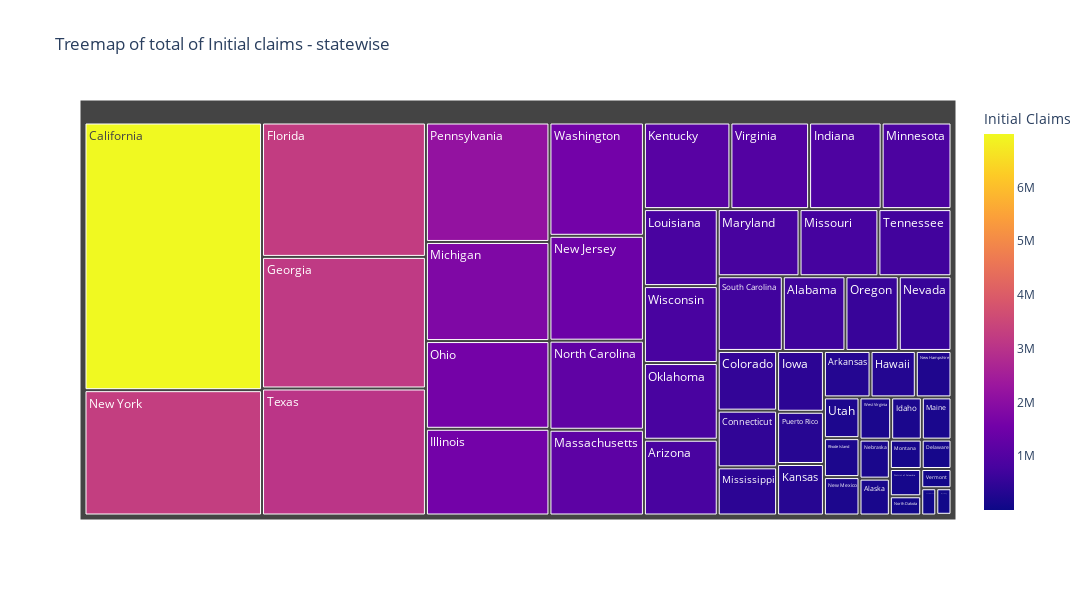
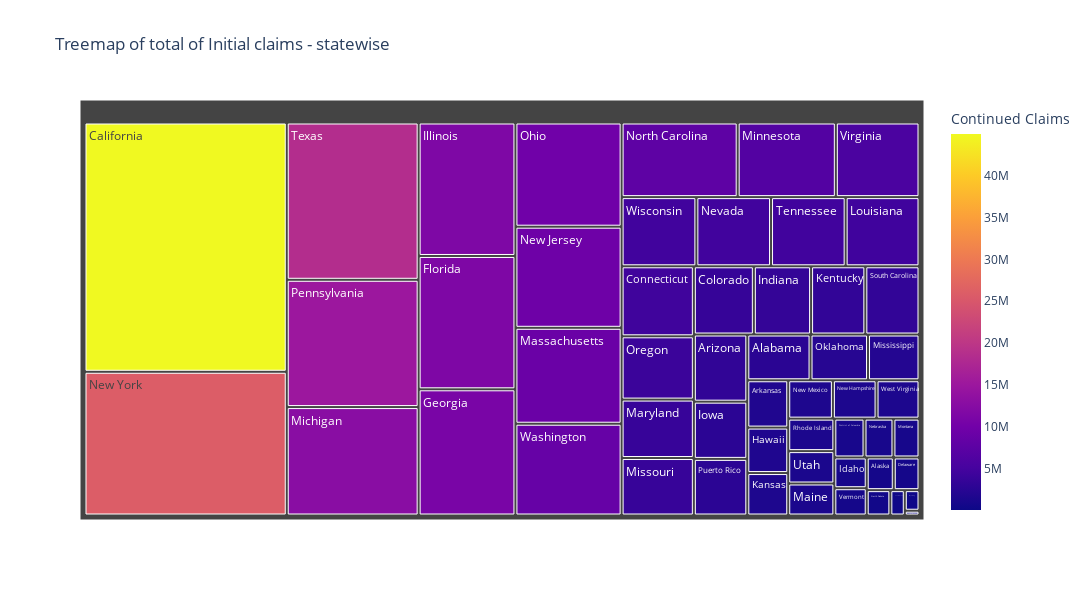
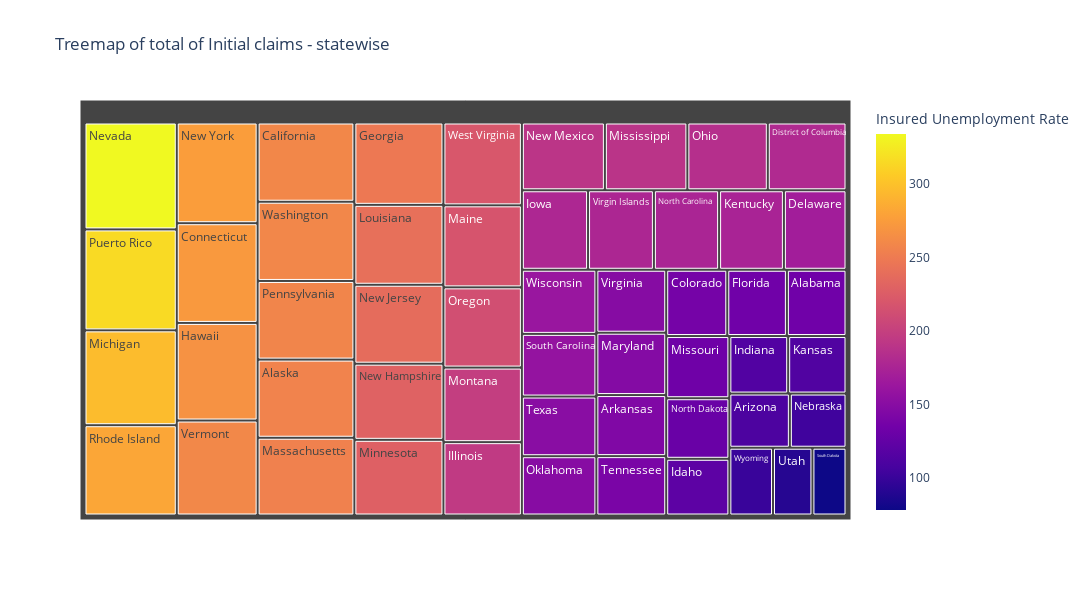

Here is the notebook cell these charts were saved with, in order:
### Code cell
fig = px.treemap(df_statewise, path=['State'], values='Initial Claims',color='Initial Claims',width=1200,height=600,title="Treemap of total of Initial claims - statewise")
fig.show()
fig = px.treemap(df_statewise, path=['State'], values='Continued Claims',color='Continued Claims',width=1200,height=600,title="Treemap of total of Initial claims - statewise")
fig.show()
fig = px.treemap(df_statewise, path=['State'], values='Insured Unemployment Rate',color='Insured Unemployment Rate',width=1200,height=600,title="Treemap of total of Initial claims - statewise")
fig.show()

### Figure 1 — Plotly figure (JSON) as saved in the notebook; plotly's stock layout.template omitted (floating-point values rounded to 4 significant figures)
{"data": [{"branchvalues": "total", "customdata": [[688465], [164535], [823016], [318591], [6990829], [521403], [494895], [128717], [125972], [3240039], [3172906], [309207], [190350], [1575789], [924015], [418675], [354565], [1101951], [836278], [184416], [807974], [1191840], [1800724], [889986], [420720], [779215], [137704], [174165], [579416], [243805], [1457442], [201167], [3273499], [1237816], [88824], [1594581], [833087], [586120], [2171080], [359783], [203993], [714965], [60351], [722054], [3061850], [213456], [85718], [1578], [1002516], [1574603], [196727], [835849], [59419]], "domain": {"x": [0, 1], "y": [0, 1]}, "hovertemplate": "labels=%{label}<br>Initial Claims=%{color}<br>parent=%{parent}<br>id=%{id}<extra></extra>", "ids": ["Alabama", "Alaska", "Arizona", "Arkansas", "California", "Colorado", "Connecticut", "Delaware", "District of Columbia", "Florida", "Georgia", "Hawaii", "Idaho", "Illinois", "Indiana", "Iowa", "Kansas", "Kentucky", "Louisiana", "Maine", "Maryland", "Massachusetts", "Michigan", "Minnesota", "Mississippi", "Missouri", "Montana", "Nebraska", "Nevada", "New Hampshire", "New Jersey", "New Mexico", "New York", "North Carolina", "North Dakota", "Ohio", "Oklahoma", "Oregon", "Pennsylvania", "Puerto Rico", "Rhode Island", "South Carolina", "South Dakota", "Tennessee", "Texas", "Utah", "Vermont", "Virgin Islands", "Virginia", "Washington", "West Virginia", "Wisconsin", "Wyoming"], "labels": ["Alabama", "Alaska", "Arizona", "Arkansas", "California", "Colorado", "Connecticut", "Delaware", "District of Columbia", "Florida", "Georgia", "Hawaii", "Idaho", "Illinois", "Indiana", "Iowa", "Kansas", "Kentucky", "Louisiana", "Maine", "Maryland", "Massachusetts", "Michigan", "Minnesota", "Mississippi", "Missouri", "Montana", "Nebraska", "Nevada", "New Hampshire", "New Jersey", "New Mexico", "New York", "North Carolina", "North Dakota", "Ohio", "Oklahoma", "Oregon", "Pennsylvania", "Puerto Rico", "Rhode Island", "South Carolina", "South Dakota", "Tennessee", "Texas", "Utah", "Vermont", "Virgin Islands", "Virginia", "Washington", "West Virginia", "Wisconsin", "Wyoming"], "marker": {"coloraxis": "coloraxis", "colors": [688465, 164535, 823016, 318591, 6990829, 521403, 494895, 128717, 125972, 3240039, 3172906, 309207, 190350, 1575789, 924015, 418675, 354565, 1101951, 836278, 184416, 807974, 1191840, 1800724, 889986, 420720, 779215, 137704, 174165, 579416, 243805, 1457442, 201167, 3273499, 1237816, 88824, 1594581, 833087, 586120, 2171080, 359783, 203993, 714965, 60351, 722054, 3061850, 213456, 85718, 1578, 1002516, 1574603, 196727, 835849, 59419]}, "name": "", "parents": ["", "", "", "", "", "", "", "", "", "", "", "", "", "", "", "", "", "", "", "", "", "", "", "", "", "", "", "", "", "", "", "", "", "", "", "", "", "", "", "", "", "", "", "", "", "", "", "", "", "", "", "", ""], "type": "treemap", "values": [688465, 164535, 823016, 318591, 6990829, 521403, 494895, 128717, 125972, 3240039, 3172906, 309207, 190350, 1575789, 924015, 418675, 354565, 1101951, 836278, 184416, 807974, 1191840, 1800724, 889986, 420720, 779215, 137704, 174165, 579416, 243805, 1457442, 201167, 3273499, 1237816, 88824, 1594581, 833087, 586120, 2171080, 359783, 203993, 714965, 60351, 722054, 3061850, 213456, 85718, 1578, 1002516, 1574603, 196727, 835849, 59419]}], "layout": {"coloraxis": {"colorbar": {"title": {"text": "Initial Claims"}}, "colorscale": [[0, "#0d0887"], [0.1111, "#46039f"], [0.2222, "#7201a8"], [0.3333, "#9c179e"], [0.4444, "#bd3786"], [0.5556, "#d8576b"], [0.6667, "#ed7953"], [0.7778, "#fb9f3a"], [0.8889, "#fdca26"], [1, "#f0f921"]]}, "height": 600, "legend": {"tracegroupgap": 0}, "title": {"text": "Treemap of total of Initial claims - statewise"}, "width": 1200}}

### Figure 2 — Plotly figure (JSON) as saved in the notebook; plotly's stock layout.template omitted (floating-point values rounded to 4 significant figures)
{"data": [{"branchvalues": "total", "customdata": [[2580144], [788568], [3200431], [1727685], [44972306], [3651846], [4512233], [750352], [1045870], [11510635], [10895609], [1660594], [888575], [11523092], [3484001], [2727633], [1549852], [3301403], [4557472], [1315530], [3765835], [9085093], [12757776], [6532991], [2100597], [3704446], [902328], [1001666], [4607897], [1493781], [9576693], [1528613], [25931411], [7725771], [534269], [9867837], [2345173], [4077699], [14977225], [2699492], [1335698], [3297356], [326732], [4604708], [18506150], [1331944], [788643], [62670], [5568059], [8691778], [1469564], [4613480], [269994]], "domain": {"x": [0, 1], "y": [0, 1]}, "hovertemplate": "labels=%{label}<br>Continued Claims=%{color}<br>parent=%{parent}<br>id=%{id}<extra></extra>", "ids": ["Alabama", "Alaska", "Arizona", "Arkansas", "California", "Colorado", "Connecticut", "Delaware", "District of Columbia", "Florida", "Georgia", "Hawaii", "Idaho", "Illinois", "Indiana", "Iowa", "Kansas", "Kentucky", "Louisiana", "Maine", "Maryland", "Massachusetts", "Michigan", "Minnesota", "Mississippi", "Missouri", "Montana", "Nebraska", "Nevada", "New Hampshire", "New Jersey", "New Mexico", "New York", "North Carolina", "North Dakota", "Ohio", "Oklahoma", "Oregon", "Pennsylvania", "Puerto Rico", "Rhode Island", "South Carolina", "South Dakota", "Tennessee", "Texas", "Utah", "Vermont", "Virgin Islands", "Virginia", "Washington", "West Virginia", "Wisconsin", "Wyoming"], "labels": ["Alabama", "Alaska", "Arizona", "Arkansas", "California", "Colorado", "Connecticut", "Delaware", "District of Columbia", "Florida", "Georgia", "Hawaii", "Idaho", "Illinois", "Indiana", "Iowa", "Kansas", "Kentucky", "Louisiana", "Maine", "Maryland", "Massachusetts", "Michigan", "Minnesota", "Mississippi", "Missouri", "Montana", "Nebraska", "Nevada", "New Hampshire", "New Jersey", "New Mexico", "New York", "North Carolina", "North Dakota", "Ohio", "Oklahoma", "Oregon", "Pennsylvania", "Puerto Rico", "Rhode Island", "South Carolina", "South Dakota", "Tennessee", "Texas", "Utah", "Vermont", "Virgin Islands", "Virginia", "Washington", "West Virginia", "Wisconsin", "Wyoming"], "marker": {"coloraxis": "coloraxis", "colors": [2580144, 788568, 3200431, 1727685, 44972306, 3651846, 4512233, 750352, 1045870, 11510635, 10895609, 1660594, 888575, 11523092, 3484001, 2727633, 1549852, 3301403, 4557472, 1315530, 3765835, 9085093, 12757776, 6532991, 2100597, 3704446, 902328, 1001666, 4607897, 1493781, 9576693, 1528613, 25931411, 7725771, 534269, 9867837, 2345173, 4077699, 14977225, 2699492, 1335698, 3297356, 326732, 4604708, 18506150, 1331944, 788643, 62670, 5568059, 8691778, 1469564, 4613480, 269994]}, "name": "", "parents": ["", "", "", "", "", "", "", "", "", "", "", "", "", "", "", "", "", "", "", "", "", "", "", "", "", "", "", "", "", "", "", "", "", "", "", "", "", "", "", "", "", "", "", "", "", "", "", "", "", "", "", "", ""], "type": "treemap", "values": [2580144, 788568, 3200431, 1727685, 44972306, 3651846, 4512233, 750352, 1045870, 11510635, 10895609, 1660594, 888575, 11523092, 3484001, 2727633, 1549852, 3301403, 4557472, 1315530, 3765835, 9085093, 12757776, 6532991, 2100597, 3704446, 902328, 1001666, 4607897, 1493781, 9576693, 1528613, 25931411, 7725771, 534269, 9867837, 2345173, 4077699, 14977225, 2699492, 1335698, 3297356, 326732, 4604708, 18506150, 1331944, 788643, 62670, 5568059, 8691778, 1469564, 4613480, 269994]}], "layout": {"coloraxis": {"colorbar": {"title": {"text": "Continued Claims"}}, "colorscale": [[0, "#0d0887"], [0.1111, "#46039f"], [0.2222, "#7201a8"], [0.3333, "#9c179e"], [0.4444, "#bd3786"], [0.5556, "#d8576b"], [0.6667, "#ed7953"], [0.7778, "#fb9f3a"], [0.8889, "#fdca26"], [1, "#f0f921"]]}, "height": 600, "legend": {"tracegroupgap": 0}, "title": {"text": "Treemap of total of Initial claims - statewise"}, "width": 1200}}

### Figure 3 — Plotly figure (JSON) as saved in the notebook; plotly's stock layout.template omitted (floating-point values rounded to 4 significant figures)
{"data": [{"branchvalues": "total", "customdata": [[133.7], [256.0], [111.0], [144.4], [259.6], [137], [272.9], [168.5], [180.6], [133.8], [248.3], [267.2], [121.3], [194.8], [114.5], [178.1], [113.5], [174.4], [241.0], [217.8], [147.5], [254.7], [296.3], [228.1], [189.3], [133], [198.1], [103.9], [334.1], [229.6], [238], [190.4], [275.7], [175.5], [129.5], [184.6], [149.5], [213.1], [257.6], [315.4], [282.1], [158.0], [78.19], [140.4], [150.4], [90.45], [259.9], [177.2], [148.9], [259.5], [220.0], [161.7], [100.1]], "domain": {"x": [0, 1], "y": [0, 1]}, "hovertemplate": "labels=%{label}<br>Insured Unemployment Rate=%{color}<br>parent=%{parent}<br>id=%{id}<extra></extra>", "ids": ["Alabama", "Alaska", "Arizona", "Arkansas", "California", "Colorado", "Connecticut", "Delaware", "District of Columbia", "Florida", "Georgia", "Hawaii", "Idaho", "Illinois", "Indiana", "Iowa", "Kansas", "Kentucky", "Louisiana", "Maine", "Maryland", "Massachusetts", "Michigan", "Minnesota", "Mississippi", "Missouri", "Montana", "Nebraska", "Nevada", "New Hampshire", "New Jersey", "New Mexico", "New York", "North Carolina", "North Dakota", "Ohio", "Oklahoma", "Oregon", "Pennsylvania", "Puerto Rico", "Rhode Island", "South Carolina", "South Dakota", "Tennessee", "Texas", "Utah", "Vermont", "Virgin Islands", "Virginia", "Washington", "West Virginia", "Wisconsin", "Wyoming"], "labels": ["Alabama", "Alaska", "Arizona", "Arkansas", "California", "Colorado", "Connecticut", "Delaware", "District of Columbia", "Florida", "Georgia", "Hawaii", "Idaho", "Illinois", "Indiana", "Iowa", "Kansas", "Kentucky", "Louisiana", "Maine", "Maryland", "Massachusetts", "Michigan", "Minnesota", "Mississippi", "Missouri", "Montana", "Nebraska", "Nevada", "New Hampshire", "New Jersey", "New Mexico", "New York", "North Carolina", "North Dakota", "Ohio", "Oklahoma", "Oregon", "Pennsylvania", "Puerto Rico", "Rhode Island", "South Carolina", "South Dakota", "Tennessee", "Texas", "Utah", "Vermont", "Virgin Islands", "Virginia", "Washington", "West Virginia", "Wisconsin", "Wyoming"], "marker": {"coloraxis": "coloraxis", "colors": [133.7, 256.0, 111.0, 144.4, 259.6, 137, 272.9, 168.5, 180.6, 133.8, 248.3, 267.2, 121.3, 194.8, 114.5, 178.1, 113.5, 174.4, 241.0, 217.8, 147.5, 254.7, 296.3, 228.1, 189.3, 133, 198.1, 103.9, 334.1, 229.6, 238, 190.4, 275.7, 175.5, 129.5, 184.6, 149.5, 213.1, 257.6, 315.4, 282.1, 158.0, 78.19, 140.4, 150.4, 90.45, 259.9, 177.2, 148.9, 259.5, 220.0, 161.7, 100.1]}, "name": "", "parents": ["", "", "", "", "", "", "", "", "", "", "", "", "", "", "", "", "", "", "", "", "", "", "", "", "", "", "", "", "", "", "", "", "", "", "", "", "", "", "", "", "", "", "", "", "", "", "", "", "", "", "", "", ""], "type": "treemap", "values": [133.7, 256.0, 111.0, 144.4, 259.6, 137, 272.9, 168.5, 180.6, 133.8, 248.3, 267.2, 121.3, 194.8, 114.5, 178.1, 113.5, 174.4, 241.0, 217.8, 147.5, 254.7, 296.3, 228.1, 189.3, 133, 198.1, 103.9, 334.1, 229.6, 238, 190.4, 275.7, 175.5, 129.5, 184.6, 149.5, 213.1, 257.6, 315.4, 282.1, 158.0, 78.19, 140.4, 150.4, 90.45, 259.9, 177.2, 148.9, 259.5, 220.0, 161.7, 100.1]}], "layout": {"coloraxis": {"colorbar": {"title": {"text": "Insured Unemployment Rate"}}, "colorscale": [[0, "#0d0887"], [0.1111, "#46039f"], [0.2222, "#7201a8"], [0.3333, "#9c179e"], [0.4444, "#bd3786"], [0.5556, "#d8576b"], [0.6667, "#ed7953"], [0.7778, "#fb9f3a"], [0.8889, "#fdca26"], [1, "#f0f921"]]}, "height": 600, "legend": {"tracegroupgap": 0}, "title": {"text": "Treemap of total of Initial claims - statewise"}, "width": 1200}}
